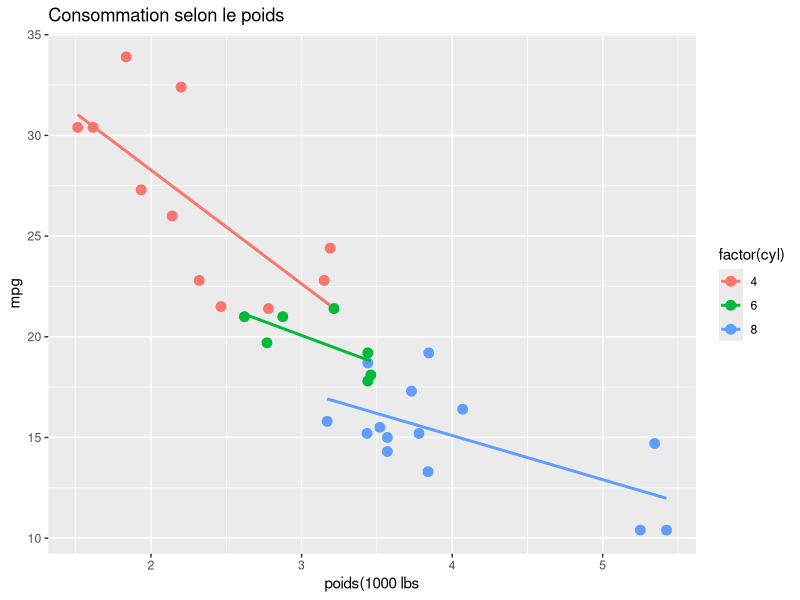

The R script that drew this image:
#exercices de révision
library(ggplot2)
#faire des graphques : nuage de points+ droite de régression(mtcars)
ggplot(mtcars, aes(x=wt,y=mpg, color=factor(cyl)))+
  geom_point(size=3)+
  geom_smooth(method = "lm",se=FALSE)+
  labs(title="Consommation selon le poids",
       x="poids(1000 lbs")
